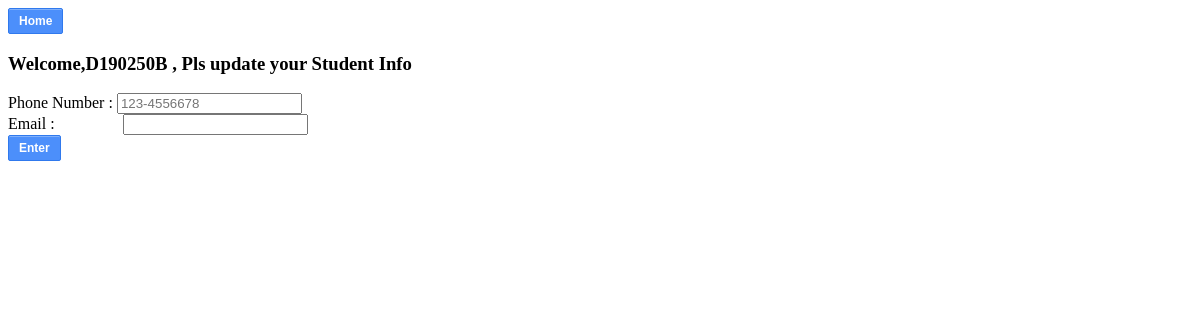
The app's page /StudentUpdateInfo.php (signed in), older data.
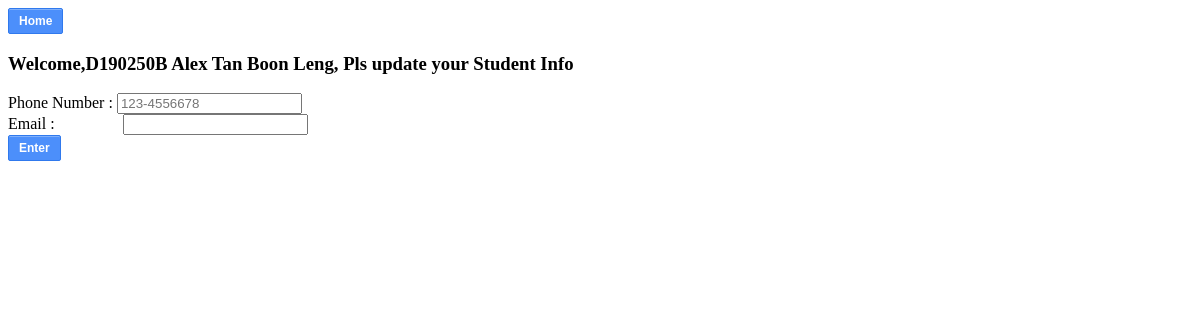
The same page, newer data.
### tables this page shows
CREATE TABLE `studentinfo` (
  `id` int(11) NOT NULL,
  `StudentID` varchar(8) NOT NULL,
  `Password` varchar(8) NOT NULL,
  `studentName` varchar(50) NOT NULL,
  `PhoneNumber` varchar(11) NOT NULL,
  `Email` char(55) NOT NULL
);

### StudentUpdateInfo.php (the view, shortened to what this page needs)
<?php include 'includes/db.connect.php'?>
<!DOCTYPE html>
<html>
<head>
	<link rel="stylesheet" type="text/css" href="css/blue.button.css">
	<button class="blue"><a href="StudentHome.php" class="blue">Home</a></button>
</head>
<body>
<?php
$query = "SELECT * FROM studentinfo";
$res = mysqli_query($connect,$query);
while($row=mysqli_fetch_array($res)){
	echo "<h3>Welcome,";echo $row["StudentID"];echo " ";  echo $_SESSION['studentName'];echo ",   Pls update your Student Info</h3>";
?>
	<?php
	}
?>
	<form name="StudentInfo" action="function/add_StudentInfo.php" method="POST">
		<label class="col-md-4 control-label" for="PhoneNumber">Phone Number :</label>
		<input type="tel" id="PhoneNumber" name="PhoneNumber" placeholder="123-4556678" pattern="[0-9]{3}-[0-9]{7}" required>
		<br>
		<label class="col-md-4 control-label" for="Email">Email :&nbsp&nbsp&nbsp&nbsp&nbsp&nbsp&nbsp&nbsp&nbsp&nbsp&nbsp&nbsp&nbsp&nbsp&nbsp&nbsp	</label>
		<input type="text"id="Email" name="Email" class="form-control">
		<br>
		<button class="blue" id="StudentInfo_btn" name="StudentInfo_btn">Enter</button>
	</form>
</body>
</html>

Row changes from the older to the newer data that the page shows:
changed studentinfo: studentName (not shown) → "Alex Tan Boon Leng"
